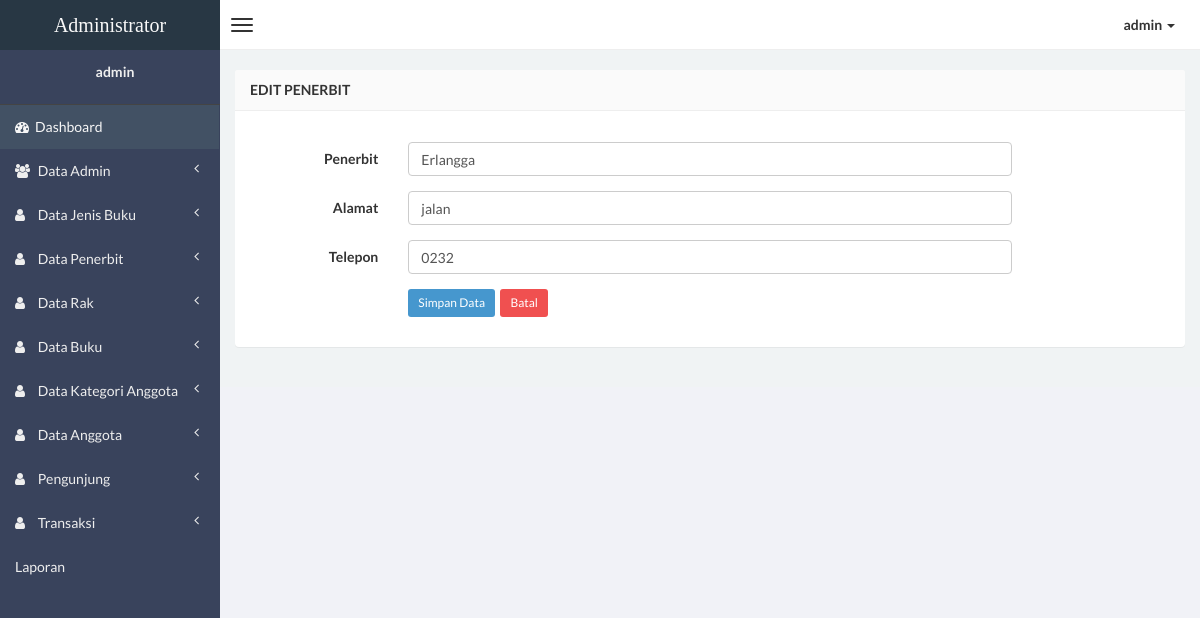
The page /admin/penerbit-edit.php?hal=edit&kd=2 (signed in) on the database its author committed.
### tables this page shows
CREATE TABLE IF NOT EXISTS `tbl_penerbit` (
`id_penerbit` int(4) NOT NULL,
  `penerbit` varchar(25) NOT NULL,
  `alamat` varchar(50) NOT NULL,
  `telepon` varchar(10) NOT NULL
);

### admin/penerbit-edit.php (the view, shortened to what this page needs)
<?php
if (empty($_SESSION['username'])){
	header('location:../index.php');
} else {
?>
<!DOCTYPE html>
<html>
<head>
    <link href="css/bootstrap.min.css" rel="stylesheet" type="text/css" />
    <link href="css/font-awesome.min.css" rel="stylesheet" type="text/css" />
    <link href="css/ionicons.min.css" rel="stylesheet" type="text/css" />
    <link href="css/morris/morris.css" rel="stylesheet" type="text/css" />
    <link href="css/jvectormap/jquery-jvectormap-1.2.2.css" rel="stylesheet" type="text/css" />
    <link href="css/datepicker/datepicker3.css" rel="stylesheet" type="text/css" />
    <link href="css/daterangepicker/daterangepicker-bs3.css" rel="stylesheet" type="text/css" />
    <link href="css/iCheck/all.css" rel="stylesheet" type="text/css" />
    <link href="css/style.css" rel="stylesheet" type="text/css" />
      </head>
      <body class="skin-black">
        <header class="header">
            <a href="dashboard.php" class="logo">
                Administrator
            </a>
            <nav class="navbar navbar-static-top" role="navigation">
                <a href="#" class="navbar-btn sidebar-toggle" data-toggle="offcanvas" role="button">
                    <span class="icon-bar"></span>
                    <span class="icon-bar"></span>
                    <span class="icon-bar"></span>
                </a>
                <div class="navbar-right">
                    <ul class="nav navbar-nav">
                        <li class="dropdown user user-menu">
                            <a href="#" class="dropdown-toggle" data-toggle="dropdown">
                                <span><?php echo $_SESSION['username']; ?> <i class="caret"></i></span>
                            </a>
                                </li>
                            </ul>
                        </div>
                    </nav>
                </header>
<?php } ?>
                <div class="wrapper row-offcanvas row-offcanvas-left">
                    <aside class="left-side sidebar-offcanvas">
                        <section class="sidebar">
                            <div class="user-panel">
                                <div class="info">
                                    <center><p><?php echo $_SESSION['username']; ?></p></center>
                                </div>
                            </div>
                            <?php include "menu.php"; ?>
                        </section>
                    </aside>
                    <aside class="right-side">
                <section class="content">
                    <div class="row">
                        <div class="col-xs-12">
                            <div class="panel">
                                <header class="panel-heading">
                                    <b>Edit Penerbit</b>
                                </header>
                    <?php
                    $query = mysql_query("SELECT * FROM tbl_penerbit WHERE id_penerbit='$_GET[kd]'");
                    $data  = mysql_fetch_array($query);
                    ?>
                                <div class="panel-body">
                      <form class="form-horizontal style-form" action="penerbit-update.php" method="post" name="form1" id="form1">
                          <div class="form-group">
                              <div class="col-sm-8">
                              </div>
                          </div>
                          <div class="form-group">
                              <label class="col-sm-2 col-sm-2 control-label">Penerbit</label>
                              <div class="col-sm-8">
                                  <input name="penerbit" type="text" id="" class="form-control"  value="<?php echo $data['penerbit'];?>" required />
                              </div>
                          </div>
                          <div class="form-group">
                              <label class="col-sm-2 col-sm-2 control-label">Alamat</label>
                              <div class="col-sm-8">
                                  <input name="alamat" type="text" id="" class="form-control" value="<?php echo $data['alamat'];?>"  required />
                              </div>
                          </div>
                          <div class="form-group">
                              <label class="col-sm-2 col-sm-2 control-label">Telepon</label>
                              <div class="col-sm-8">
                                  <input name="telepon" type="text" id="" class="form-control" value="<?php echo $data['telepon'];?>"  required />
                              </div>
                          </div>
						  <div class="form-group">
                              <label class="col-sm-2 col-sm-2 control-label"></label>
                              <div class="col-sm-10">
                                  <input type="submit" value="Simpan Data"  class="btn btn-sm btn-primary"/>&nbsp;
	                              <a href="penerbit.php" class="btn btn-sm btn-danger">Batal </a>
                              </div>
                          </div>
                      </form>
                                </div>
                            </div>
                        </div>
                    </div>
                </section>
            </aside>
        </div>
</body>
</html>

### rows shown on the page
tbl_penerbit: penerbit "Erlangga", alamat "jalan", telepon "0232"

### other values the page prints
$_SESSION['username'] "admin"
